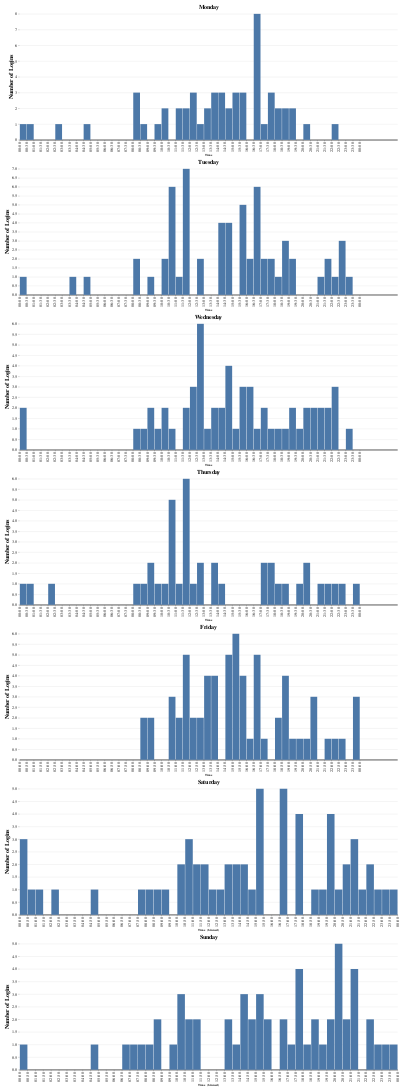

Notebook code cell kept with this figure:
### Markdown cell above
### Logins by Weekdays

Instead of looking my login times in total, I will look at them in daily basis. I will count the logins in 30 minute intervals and visualize in bar chart to see at what times I am active.

### Code cell
# Read my weekly schedule from json file
import json
with open("./data/final_data/schedule.json", "r") as f:
    weekly_schedule = json.load(f)

# Group by day
login_datetime_grouped = login_datetime_df.groupby("DayName")

# Create the charts for each day
charts_login_daily = {}
for name, group in login_datetime_grouped:
    group["Time"] = group["Date"].map(dt_to_min)

    # Create the chart
    chart = alt.Chart(group).mark_bar().encode(
        x=alt.X("Time:Q", bin=alt.Bin(step=30, extent=[0, 24*60-1]), axis=alt.Axis(tickCount=48, labelAngle=-90, labelExpr="utcFormat(utcParse(datum.value >= 60 ? floor(datum.value / 60) + ':' + datum.value % 60 : '0:' + datum.value, '%H:%M'), '%H:%M')")),
        y=alt.Y("count()", title="Number of Logins"),
        tooltip=["count()"],  # Show the count when hovering over the bar
    ).properties(
        title=name,
        width=1200,
        height=400,
    )

    try:
        # Create the ruler for weekly schedule
        d = pd.DataFrame(columns=["name", "startTime", "endTime", "Time", "code"])
        for cl in weekly_schedule[name]["classes"]:
            start_time = dt_to_min(cl["startTime"])
            end_time = dt_to_min(cl["endTime"])
            t = (start_time + end_time) / 2
            d.loc[len(d)] = cl | {"Time": t}

        checkbox = alt.binding_checkbox(name="Show class hours")
        checkbox_selection = alt.param(bind=checkbox, name="show")
        rule = alt.Chart(d).mark_rule(color="red", size=3).encode(
            alt.X("Time:Q", title="Time"),
            tooltip=["name:N", "startTime:N", "endTime:N", "code:N"],
        ).add_params(
            checkbox_selection
        ).transform_filter(
            checkbox_selection
        )
        # Combine the chart and the rule
        chart = chart + rule
    except KeyError:
        pass  # No classes on weekends

    charts_login_daily[name] = chart

# Sort the charts by day in week order
charts_list = [charts_login_daily["Monday"], charts_login_daily["Tuesday"], charts_login_daily["Wednesday"], charts_login_daily["Thursday"], charts_login_daily["Friday"], charts_login_daily["Saturday"], charts_login_daily["Sunday"]]
# Combine the charts
chart_login_daily = alt.vconcat(*charts_list, spacing=10)

chart_login_daily = chart_login_daily.configure(
    padding={"left": 15, "right": 15, "top": 15, "bottom": 15},
    title={"fontSize": 18},
).configure_view(
    stroke=None,
).configure_axisX(
    labelFontSize=13,
    grid=False,  # Remove the grid
    domainWidth=2,  # Set the width of the axis line
    domainColor="#000"  # Set the color of the axis line
).configure_axisY(
    labelFontSize=14,
    titleFontSize=18,
    domain=False,  # Remove the axis line
)

chart_login_daily
